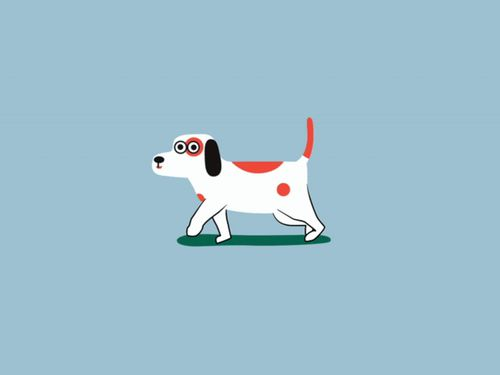
#> input picture dog1.jpg, 500 x 375 px
$ python embed_dog_aggressive.py
#> lines starting #> are read from the running program, lines starting #| are printed output that depends on the picture; long printed decimals are rounded
import cv2
import numpy as np

# Read the image
img = cv2.imread("dog1.jpg")
#> img is the input picture: shape (375, 500, 3); mean B, G, R 207.8, 192.9, 159.2
print(f"Original image shape: {img.shape}")
#| Original image shape: (375, 500, 3)

# Create a copy for steganography
stego_img = img.copy()

# Method: Aggressive LSB manipulation that will alter histogram
# We'll set ALL LSBs to a specific pattern that changes the distribution

# For each pixel, we'll manipulate the LSB in a way that affects histogram
# This creates detectable statistical anomalies
rows, cols, channels = stego_img.shape
#> rows = 375; cols = 500; channels = 3

# Pattern 1: Toggle LSBs in a systematic way to create histogram distortion
pattern_data = np.random.randint(0, 256, size=(rows, cols, channels), dtype=np.uint8)

# Apply aggressive LSB changes - modify 2 least significant bits
# This will cause the pixel value distribution to shift
for i in range(rows):
    for j in range(cols):
        for k in range(channels):
            # Clear the 2 LSBs and replace with pattern
            original_val = stego_img[i, j, k]
            # Set bits 0 and 1 to values from our pattern
            new_val = (original_val & 0xFC) | (pattern_data[i, j, k] & 0x03)
            stego_img[i, j, k] = new_val

# Save the stego image
cv2.imwrite("dog1_steg.jpg", stego_img)

print(f"✓ Created dog1_steg.jpg with aggressive LSB manipulation")
print(f"✓ Modified all 2 LSB bits in every pixel")
print(f"✓ This creates strong histogram distortion")

# Show some statistics
print(f"\nOriginal histogram stats:")
orig_gray = cv2.cvtColor(img, cv2.COLOR_BGR2GRAY)
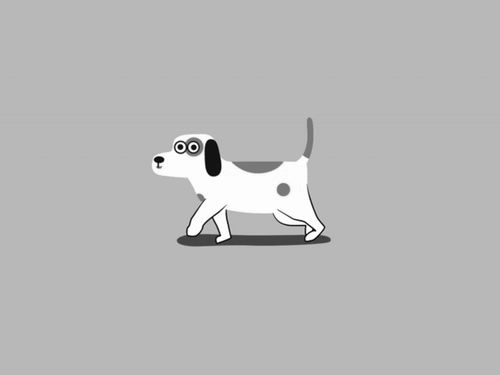
#> orig_gray: shape (375, 500); min 0, max 255, mean 184.5
print(f"  Mean: {np.mean(orig_gray):.2f}, Std: {np.std(orig_gray):.2f}")
#|   Mean: 184.49, Std: 20.38

print(f"\nStego histogram stats:")
stego_gray = cv2.cvtColor(stego_img, cv2.COLOR_BGR2GRAY)
print(f"  Mean: {np.mean(stego_gray):.2f}, Std: {np.std(stego_gray):.2f}")
#|   Mean: 184.98, Std: 20.37

# Calculate histogram changes
orig_hist = cv2.calcHist([orig_gray], [0], None, [256], [0,256]).flatten()
#> orig_hist = 256 values, max 167784 at index 184, min 1 at index 0, mean 732.4
stego_hist = cv2.calcHist([stego_gray], [0], None, [256], [0,256]).flatten()
#> stego_hist = 256 values, max 72260 at index 185, min 0 at index 0, mean 732.4

# Normalize
orig_hist = orig_hist / orig_hist.sum()
#> orig_hist = 256 values, max 0.895 at index 184, min 5.33e-06 at index 0, mean 0.00391
stego_hist = stego_hist / stego_hist.sum()
#> stego_hist = 256 values, max 0.385 at index 185, min 0 at index 0, mean 0.00391

# Calculate difference
hist_diff = np.sum(np.abs(orig_hist - stego_hist))
#> hist_diff = 1.13
print(f"\nHistogram difference (L1 distance): {hist_diff:.6f}")
#| Histogram difference (L1 distance): 1.134
print(f"This should be detectable by the model!")
